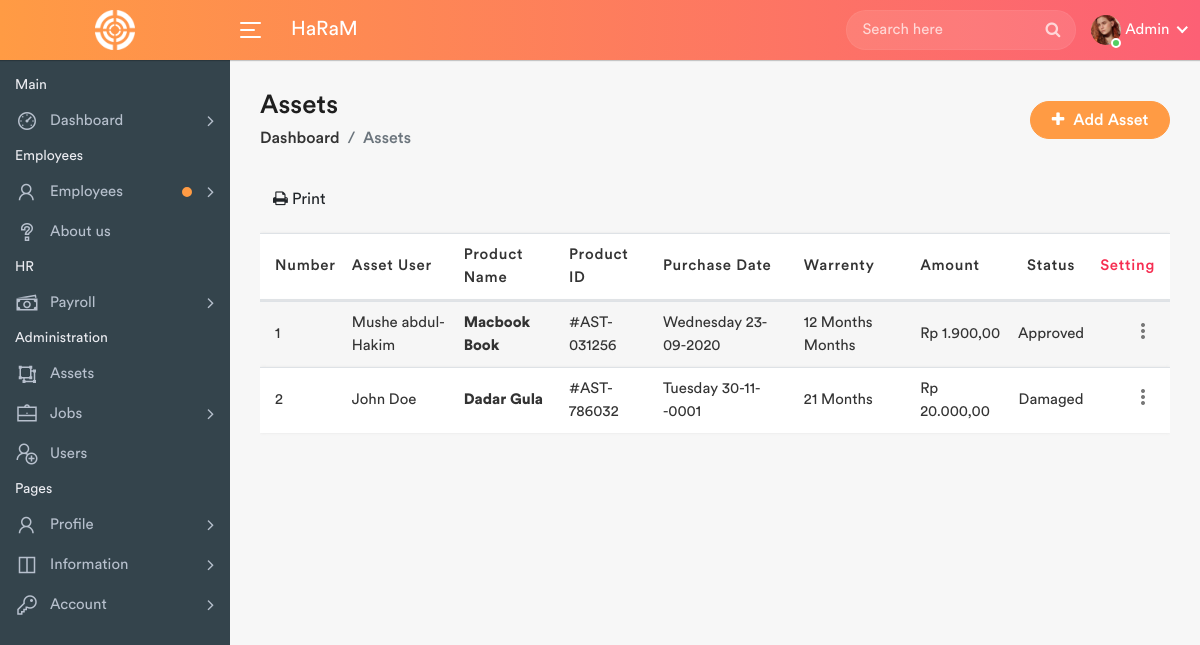
The app's page /assets.php (signed in), older data.
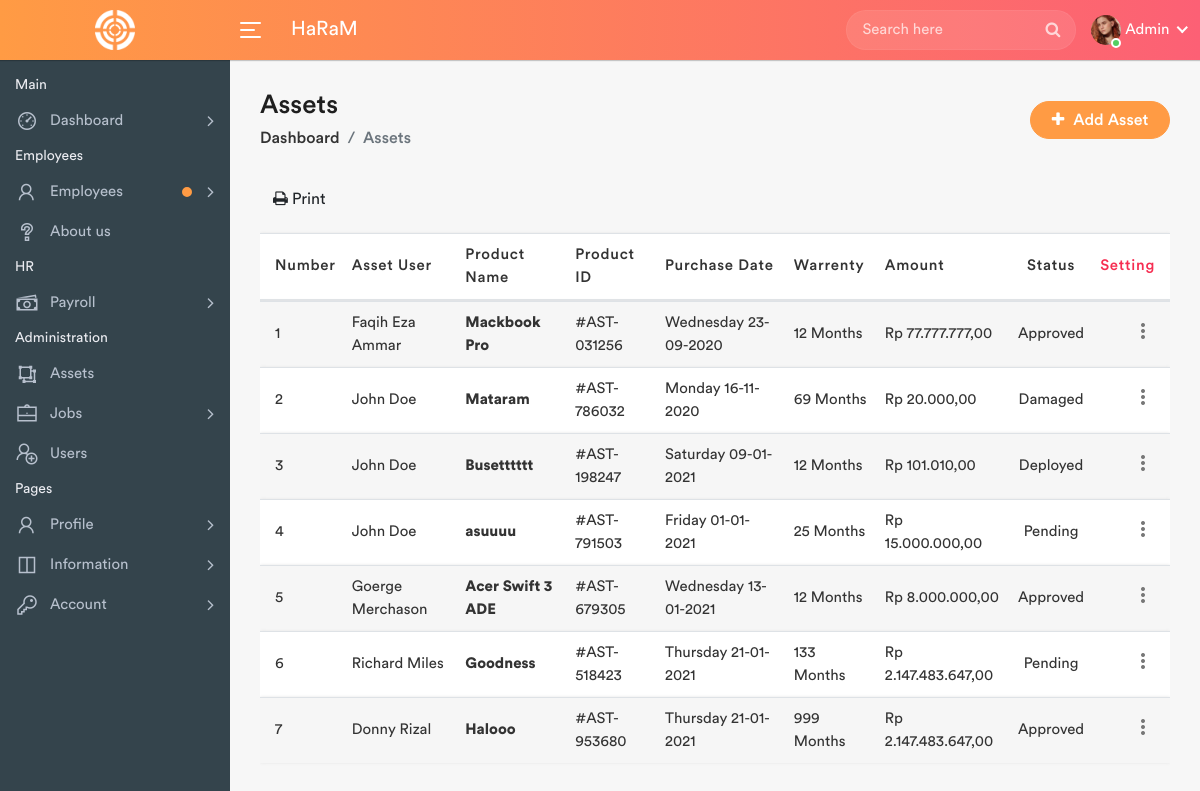
The same page, newer data.
### tables this page shows
CREATE TABLE `assets` (
  `id` int(11) NOT NULL,
  `assetName` varchar(200) NOT NULL,
  `assetId` varchar(200) NOT NULL,
  `PurchaseDate` date DEFAULT NULL,
  `PurchaseFrom` varchar(200) NOT NULL,
  `Manufacturer` varchar(200) NOT NULL,
  `Model` varchar(200) NOT NULL,
  `Status` int(10) NOT NULL,
  `Supplier` varchar(255) NOT NULL,
  `AssetCondition` varchar(255) NOT NULL,
  `Warranty` int(3) NOT NULL,
  `Price` int(255) NOT NULL,
  `AssetUser` varchar(255) NOT NULL,
  `Description` varchar(255) NOT NULL,
  `DateTime` datetime NOT NULL DEFAULT current_timestamp()
);

### assets.php (the view, shortened to what this page needs)
<?php
$dbh = Database();
?>
<!DOCTYPE html>
<html lang="en">
<head>
	<link rel="stylesheet" href="assets/css/bootstrap.min.css">
	<link rel="stylesheet" href="assets/css/font-awesome.min.css">
	<link rel="stylesheet" href="assets/css/line-awesome.min.css">
	<link rel="stylesheet" href="assets/css/dataTables.bootstrap4.min.css">
	<link rel="stylesheet" href="assets/css/select2.min.css">
	<link rel="stylesheet" href="assets/css/bootstrap-datetimepicker.min.css">
	<link rel="stylesheet" href="assets/css/style.css">
</head>
<body>
	<div class="main-wrapper">
		<?php
		include_once 'includes/header.php';
		include_once 'includes/sidebar.php';
		?>
		<div class="page-wrapper">
			<div class="content container-fluid">
				<div class="page-header">
					<div class="row align-items-center">
						<div class="col">
							<h3 class="page-title">Assets</h3>
							<ul class="breadcrumb">
								<li class="breadcrumb-item"><a href="index.html">Dashboard</a></li>
								<li class="breadcrumb-item active">Assets</li>
							</ul>
						</div>
						<div class="col-auto float-right ml-auto">
							<a href="javascript:void(0)" class="btn add-btn" data-toggle="modal" data-target="#add_asset"><i class="fa fa-plus"></i> Add Asset</a>
						</div>
					</div>
				</div>
				<a href="javascript:void(0)" class="btn btn-file" onclick="printDiv('print')"><i class="fa fa-print"></i> Print</a>
				<div class="row" id="print">
					<div class="col-md-12">
						<div class="table-responsive">
							<table class="table table-striped custom-table mb-0 dataTable js-exportable">
								<thead>
									<tr>
										<th class="text-left">Number</th>
										<th class="text-left">Asset User</th>
										<th class="text-left">Product Name</th>
										<th class="text-left">Product ID</th>
										<th class="text-left">Purchase Date</th>
										<th class="text-left">Warrenty</th>
										<th class="text-left">Amount</th>
										<th class="text-center">Status</th>
										<th class="text-danger text-right">Setting</th>
									</tr>
								</thead>
								<tbody>
									<?php
									$sql = "SELECT * FROM assets";
									$results2 = $dbh->query($sql);
									$cnt = 1;
									if ($results2->rowCount() > 0) {
										foreach ($results2 as $row) {
											$newdate = date("l d-m-Y", strtotime($row['PurchaseDate']));
									?>
											<tr>
												<td><?php echo htmlentities($cnt++); ?></td>
												<td><?php echo htmlentities($row['AssetUser']); ?></td>
												<td>
													<strong><?php echo htmlentities($row['assetName']); ?></strong>
												</td>
												<td><?php echo htmlentities($row['assetId']); ?></td>
												<td><?php echo htmlentities($newdate); ?></td>
												<td><?php echo htmlentities($row['Warranty']), " Months"; ?></td>
												<td><?php echo "Rp " . number_format((htmlentities($row['Price'])), 2, ',', '.'); ?></td>
												<td class="text-center">
													<?php
													if ($row['Status'] == 0) {
														echo "Pending";
													} elseif ($row['Status'] == 1) {
														echo "Approved";
													} elseif ($row['Status'] == 2) {
														echo "Deployed";
													} elseif ($row['Status'] == 3) {
														echo "Damaged";
													} ?>
												</td>
												<td class="text-right">
													<div class="dropdown dropdown-action">
														<a href="javascript:void(0)" class="action-icon dropdown-toggle" data-toggle="dropdown" aria-expanded="false"><i class="material-icons">more_vert</i></a>
													</div>
												</td>
											</tr>
									<?php
										}
									} ?>
								</tbody>
							</table>
						</div>
					</div>
				</div>
			</div>
		</div>
	</div>
</body>
</html>

Row changes from the older to the newer data that the page shows:
changed assets "#AST-031256": AssetUser "Mushe abdul-Hakim" → "Faqih Eza Ammar"; assetName "Macbook Book" → "Mackbook Pro"; Warranty "12 Months" → "12"; Price "1.900,00" → "77.777.777,00"
changed assets "#AST-786032": assetName "Dadar Gula" → "Mataram"; PurchaseDate "Tuesday 30-11--0001" → "Monday 16-11-2020"; Warranty "21" → "69"
added assets: AssetUser "John Doe", assetName "Busetttttt", assetId "#AST-198247", PurchaseDate "Saturday 09-01-2021", Warranty "12", Price "101.010,00", Status "Deployed"
added assets: AssetUser "John Doe", assetName "asuuuu", assetId "#AST-791503", PurchaseDate "Friday 01-01-2021", Warranty "25", Price "15.000.000,00", Status "Pending"
added assets: AssetUser "Goerge Merchason", assetName "Acer Swift 3 ADE", assetId "#AST-679305", PurchaseDate "Wednesday 13-01-2021", Warranty "12", Price "8.000.000,00", Status "Approved"
added assets: AssetUser "Richard Miles", assetName "Goodness", assetId "#AST-518423", PurchaseDate "Thursday 21-01-2021", Warranty "133", Price "2.147.483.647,00", Status "Pending"
added assets: AssetUser "Donny Rizal", assetName "Halooo", assetId "#AST-953680", PurchaseDate "Thursday 21-01-2021", Warranty "999", Price "2.147.483.647,00", Status "Approved"
